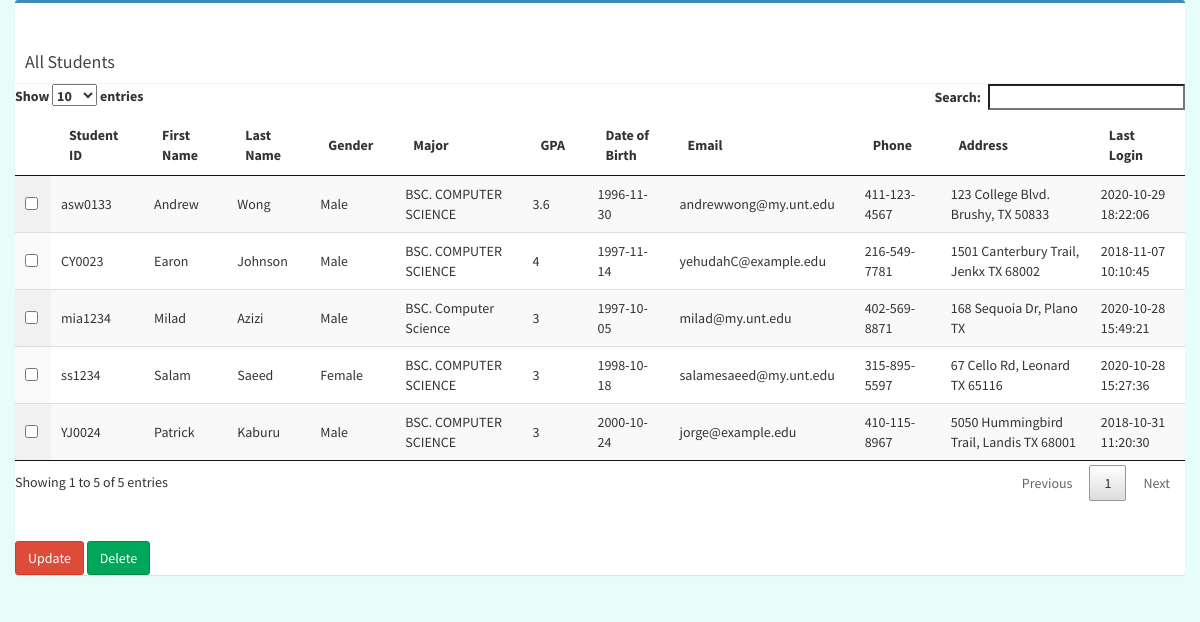
Screenshot of /admin/admin-viewStudent.php with the database file from the repository.
### tables this page shows
CREATE TABLE `student` (
  `euid` varchar(45) NOT NULL,
  `first_name` varchar(45) NOT NULL,
  `last_name` varchar(45) NOT NULL,
  `gender` varchar(45) NOT NULL,
  `password` varchar(45) NOT NULL,
  `department` varchar(45) NOT NULL,
  `email` varchar(45) NOT NULL,
  `gpa` varchar(45) NOT NULL,
  `level` int(3) NOT NULL,
  `dob` date NOT NULL,
  `phone` varchar(15) NOT NULL,
  `addr` varchar(200) NOT NULL,
  `courseofstudy` varchar(100) NOT NULL,
  `profileimg` varchar(45) NOT NULL DEFAULT 'avatar.png',
  `lastlogin` timestamp NOT NULL DEFAULT current_timestamp(),
  `updatelogin` timestamp NOT NULL DEFAULT '0000-00-00 00:00:00'
);

### admin/admin-viewStudent.php (the view, shortened to what this page needs)
<?php
include '../config.php';
$cresult = mysqli_query($db,"SELECT euid as id, first_name as firstname, last_name as lastname, gender as gender, courseofstudy as major, gpa as gpa, dob as dob, email as email, phone as phone, addr as addr, lastlogin as last_login FROM student");
?>
<!DOCTYPE html>
<html lang="en">
<head>
    <link rel="stylesheet" href="../css/bootstrap.min.css">
    <link rel="stylesheet" href="../css/studentHome.css">
    <link rel="stylesheet" href="../css/adminLTE.css">
    <link rel="stylesheet" href="../css/jquery.dataTables.min.css">
    <link rel="stylesheet" href="../css/select.dataTables.min.css">
    <link type="text/css" href="../css/dataTables.checkboxes.css" rel="stylesheet" />
</head>
  <body id="#home">
    <?php
      if(mysqli_num_rows($cresult) > 0)
      {
    ?>
        <div class="container-fluid">
          <div class="box box-primary">
          <br>
          <br>
          <div class="box-header with-border">
                <h3 class="box-title">All Students</h3>
          </div>
          <table id='theTable' class="display" style='width:100%;'>
          <thead>
			      <tr>
              <th></th>
				      <th class='col-6'>Student ID</th>
				      <th class='col-6'>First Name</th>
				      <th class='col-6'>Last Name</th>
              <th class='col-6'>Gender</th>
              <th class='col-6'>Major</th>
              <th class='col-6'>GPA</th>
              <th class='col-6'>Date of Birth</th>
              <th class='col-6'>Email</th>
              <th class='col-6'>Phone</th>
              <th class='col-6'>Address</th>
              <th class='col-6'>Last Login</th>
            </tr>
          </thead>
            <?php
              while($crow = mysqli_fetch_array($cresult))
              {
                $phone = $crow['phone'];
            ?>
                <tr id="<?php echo $crow["id"]; ?>]">
                    <td><input type="checkbox" name="student_id[]" class="viewstudent" value="<?php echo $crow["id"];?>"/></td>
                    <td><?php echo $crow["id"];?></td>
                    <td><?php echo $crow["firstname"];?></td>
                    <td><?php echo $crow["lastname"];?></td>
                    <td><?php echo $crow["gender"];?></td>
                    <td><?php echo $crow["major"];?></td>
                    <td><?php echo $crow["gpa"];?></td>
                    <td><?php echo $crow["dob"];?></td>
                    <td><?php echo $crow["email"];?></td>
                    <td><?php echo $phone;?></td>
                    <td><?php echo $crow["addr"];?></td>
                    <td><?php echo $crow["last_login"];?></td>
                </tr>
            <?php
              }
            ?>
          </table>
          <br>
		      <br>
          <button type="button" class="btn btn-danger" name="btn_update" id="btn_update">Update</button>
          <button type="button" class="btn btn-success" name="btn_delete" id="btn_delete">Delete</button>
      </div>
    </div>
    <?php
      }
    ?>
  </body>
</html>

### css/studentHome.css (style rules this page uses)
body { font-family: 'Nunito', sans-serif; background-color: rgb(230, 253, 248); }

### rows the page displays
student: euid "asw0133", first_name "Andrew", last_name "Wong", gender "Male", courseofstudy "BSC. COMPUTER SCIENCE", gpa "3.6", dob "1996-11-30", email "andrewwong@my.unt.edu", phone "411-123-4567", addr "123 College Blvd. Brushy, TX 50833", lastlogin "2020-10-29 18:22:06"
student: euid "CY0023", first_name "Earon", last_name "Johnson", gender "Male", courseofstudy "BSC. COMPUTER SCIENCE", gpa "4", dob "1997-11-14", email "yehudahC@example.edu", phone "216-549-7781", addr "1501 Canterbury Trail, Jenkx TX 68002", lastlogin "2018-11-07 10:10:45"
student: euid "mia1234", first_name "Milad", last_name "Azizi", gender "Male", courseofstudy "BSC. Computer Science", gpa "3", dob "1997-10-05", email "milad@my.unt.edu", phone "402-569-8871", addr "168 Sequoia Dr, Plano TX", lastlogin "2020-10-28 15:49:21"
student: euid "ss1234", first_name "Salam", last_name "Saeed", gender "Female", courseofstudy "BSC. COMPUTER SCIENCE", gpa "3", dob "1998-10-18", email "salamesaeed@my.unt.edu", phone "315-895-5597", addr "67 Cello Rd, Leonard TX 65116", lastlogin "2020-10-28 15:27:36"
student: euid "YJ0024", first_name "Patrick", last_name "Kaburu", gender "Male", courseofstudy "BSC. COMPUTER SCIENCE", gpa "3", dob "2000-10-24", email "jorge@example.edu", phone "410-115-8967", addr "5050 Hummingbird Trail, Landis TX 68001", lastlogin "2018-10-31 11:20:30"
